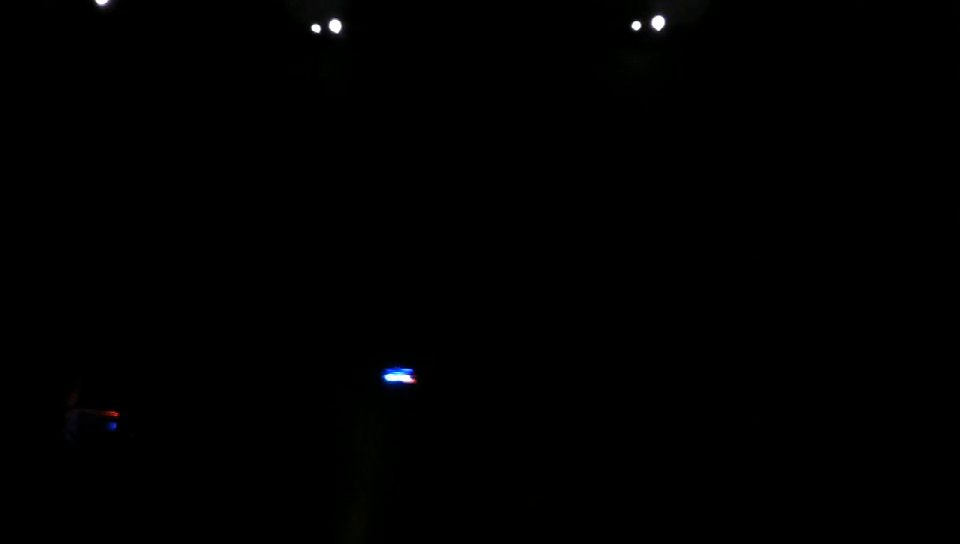
#> input picture frame 88 of ObjectDetection/LightOff.mp4, 960 x 544 px
$ python webCamCapture.py
#> lines starting #> are read from the running program, lines starting #| are printed output that depends on the picture; after the words box and inside, x2 and y2 are one past the last pixel; in counts of white or black regions, pixels touching at a corner belong together
# import the opencv library
import cv2 as cv
import numpy as np
import os
from TrackingAlgorithmObj import update_track

# define a video capture object
#vid = cv.VideoCapture(0)
print(os.getcwd())

vidName = '\LightOff.mp4'
PathPre = os.path.dirname(__file__) + vidName
print(os.path.dirname(__file__))
vid = cv.VideoCapture(PathPre)
ret, first_frame = vid.read()
#> first_frame is the input picture: shape (544, 960, 3); mean B, G, R 0.6, 0.6, 0.5
print(first_frame)
#> (printed output is left out)
prev_gray = cv.cvtColor(first_frame, cv.COLOR_BGR2GRAY)
mask = np.zeros_like(first_frame)
mask[..., 1] = 255
prev_map = mask[..., 1]
while(True):

    # Capture the video frame
    # by frame
    ret, frame = vid.read()
    cv.imshow('frame', frame)
    gray = cv.cvtColor(frame, cv.COLOR_BGR2GRAY)
    gray = cv.GaussianBlur(gray, (11, 11), 0)
    blurred = gray
    flow = cv.calcOpticalFlowFarneback(prev_gray, gray,
                                       None,
                                       0.5, 10, 10, 3, 5, 1.2, 0)
    magnitude, angle = cv.cartToPolar(flow[..., 0], flow[..., 1])
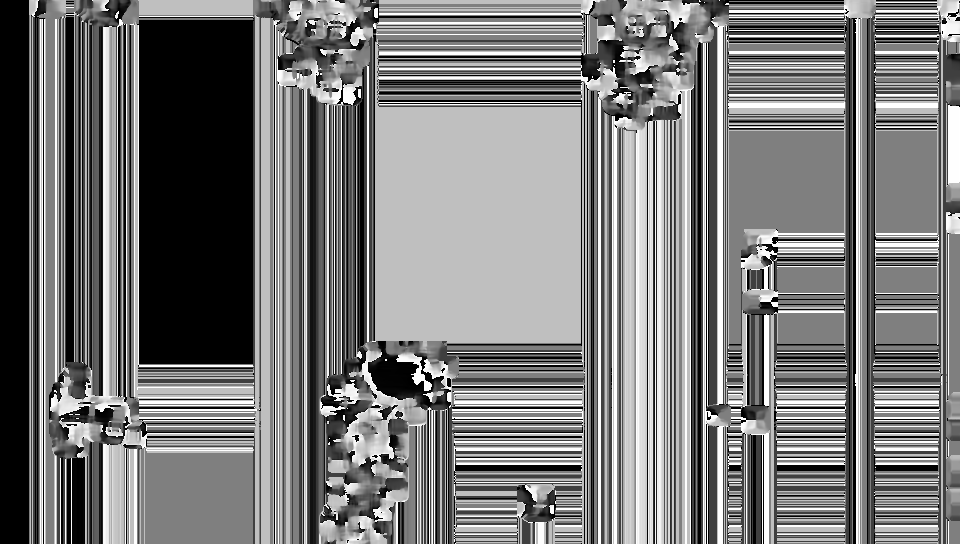
#> angle: shape (544, 960) float32; min 0, max 6.28, mean 2.99; drawn with min black and max white
    mask[..., 0] = 0
    mask[..., 2] = cv.normalize(magnitude, None, 0, 255, cv.NORM_MINMAX)
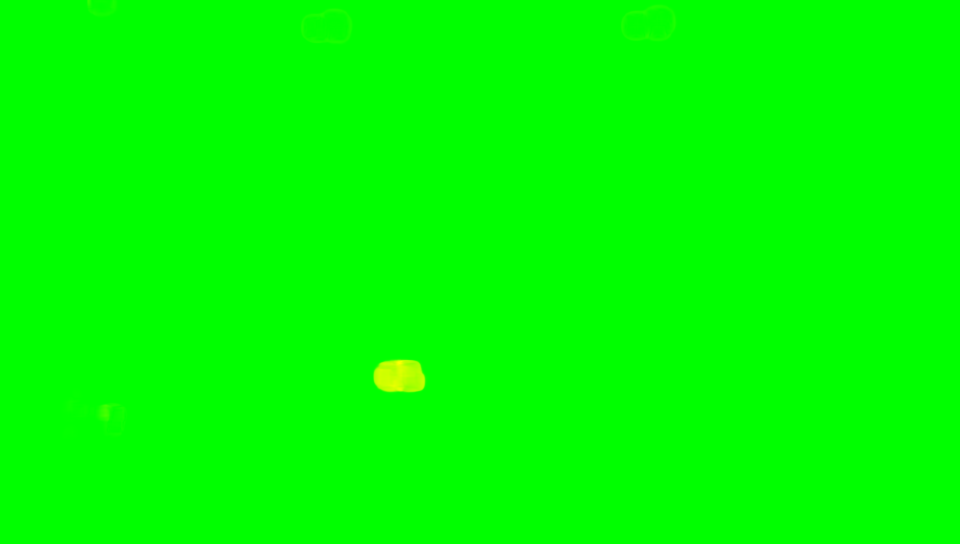
#> mask: shape (544, 960, 3); mean of channels 0, 1, 2 0, 255, 0.6; drawn as B, G, R
    #mask[..., 2] = cv2.threshold(img,127,255,cv2.THRESH_BINARY)
    #mask[..., 2] = magnitude / 0.05
   # arrMag = np.reshape(magnitude,(len(magnitude)**2,))
    sz = np.shape(mask[..., 2] )
#> sz = (544, 960)
    arrMag = np.reshape(mask[..., 2],(sz[0]*sz[1],))

    P = np.percentile( arrMag, 99.8, axis=None, out=None, overwrite_input=False, interpolation='linear', keepdims=False)
#> P = 178
    print(P)
#| 178.0

    mask1 = cv.threshold(mask[..., 2] ,200,255,cv.THRESH_BINARY)
    map = mask1[1]
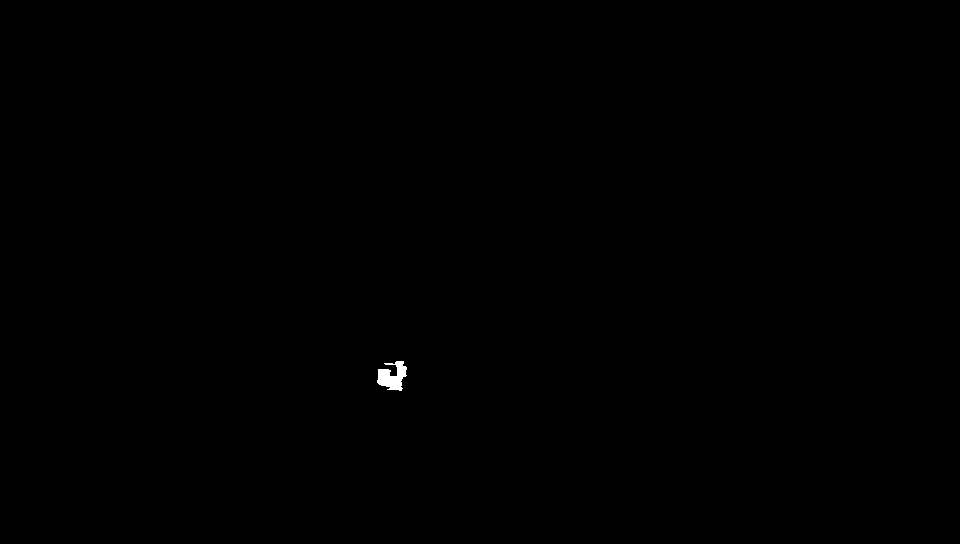
#> map: shape (544, 960); 0.1% white; 1 white region, box (x1, y1, x2, y2) and area: (377, 361, 407, 391) 543
    Change = cv.bitwise_and(map,prev_map)

    # Display the resulting frame

    rgb = cv.cvtColor(mask, cv.COLOR_HSV2BGR)
    cv.imshow("dense optical flow",  rgb )
    cv.imshow("mask",  Change )
    prev_gray = gray
    prev_map = mask1[1]
    # the 'q' button is set as the
    # quitting button you may use any
    # desired button of your choice
    if cv.waitKey(1) & 0xFF == ord('q'):
#> (key q is pressed here)
        break

# After the loop release the cap object
vid.release()
# Destroy all the windows
cv.destroyAllWindows()

$ run again, starting later in the video
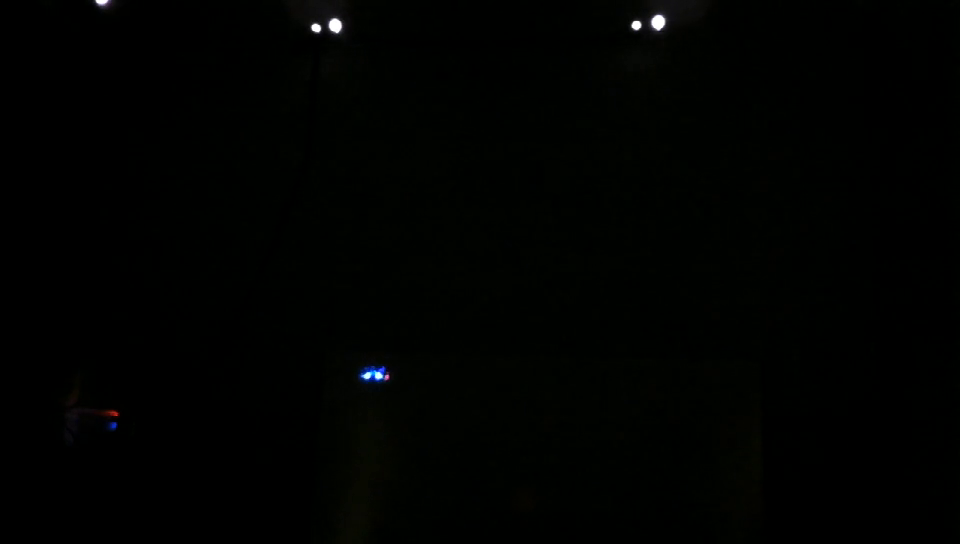
#> input picture frame 706 of ObjectDetection/LightOff.mp4, 960 x 544 px
#> first_frame is the input picture: shape (544, 960, 3); mean B, G, R 0.6, 1.9, 0.8
#> (printed output is left out)
#> `magnitude, angle = cv.cartToPolar(flow[..., 0], flow[..., 1])`:
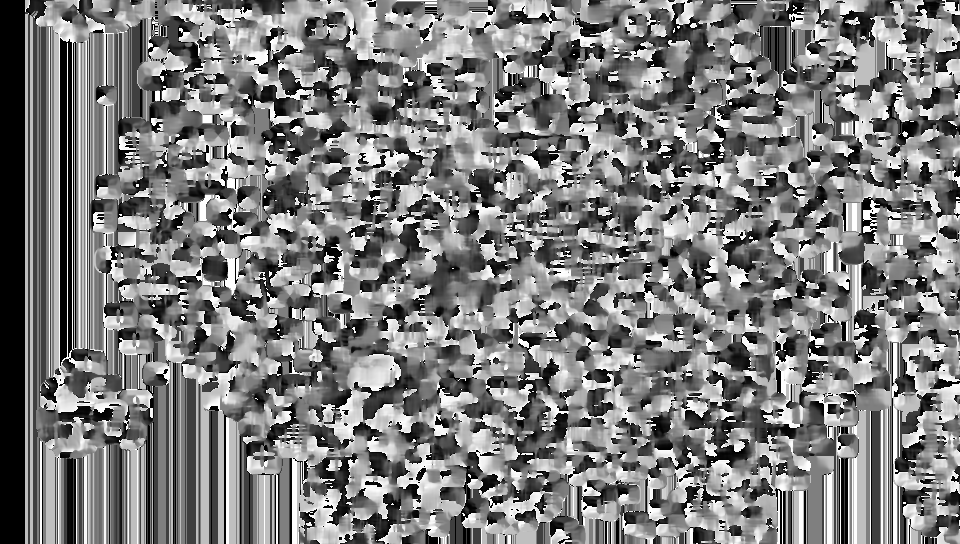
#> angle: shape (544, 960) float32; min 0, max 6.28, mean 3.09; drawn with min black and max white
#> `mask[..., 2] = cv.normalize(magnitude, None, 0, 255, cv.NORM_MINMAX)`:
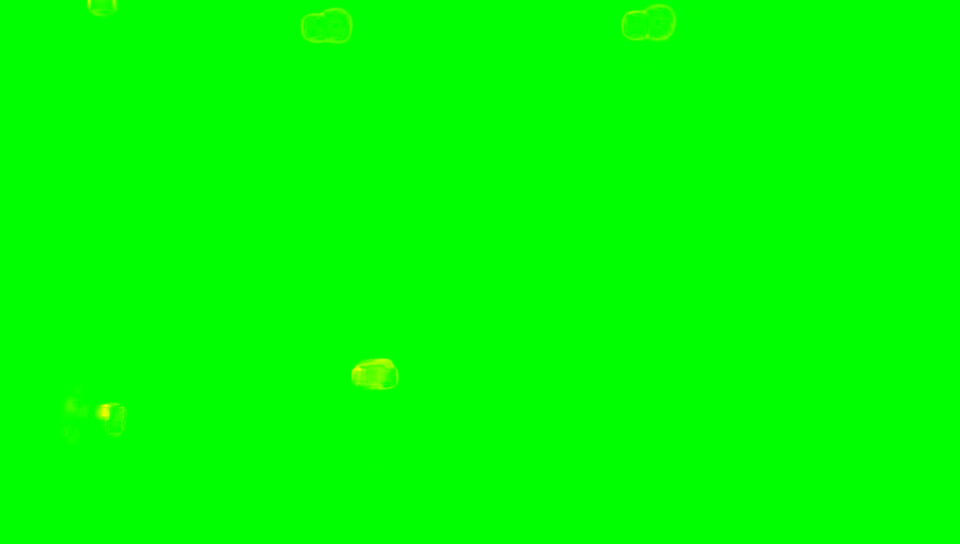
#> mask: shape (544, 960, 3); mean of channels 0, 1, 2 0, 255, 0.7; drawn as B, G, R
#> P = 92
#| 92.0
#> map: shape (544, 960); 0.01% white; 2 white regions (1 under 20 px), largest, box (x1, y1, x2, y2) and area: (102, 405, 109, 416) 51
